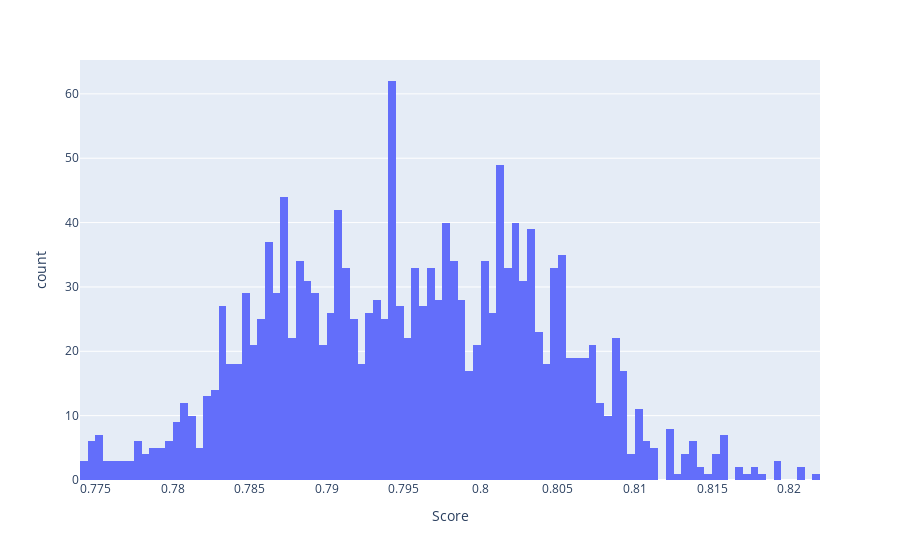

The notebook cell this image was saved under:
### Code cell
px.histogram(_df, x="Score", nbins=100)

### Figure 1 — Plotly figure (JSON) as saved in the notebook; plotly's stock layout.template omitted (floating-point values rounded to 4 significant figures; data arrays with more than 128 entries replaced by an {"elided": "..."} marker saying what was removed)
{"data": [{"alignmentgroup": "True", "bingroup": "x", "hovertemplate": "Score=%{x}<br>count=%{y}<extra></extra>", "legendgroup": "", "marker": {"color": "#636efa", "pattern": {"shape": ""}}, "name": "", "nbinsx": 100, "offsetgroup": "", "orientation": "v", "showlegend": false, "type": "histogram", "x": {"elided": "1668 float values"}, "xaxis": "x", "yaxis": "y"}], "layout": {"barmode": "relative", "legend": {"tracegroupgap": 0}, "margin": {"t": 60}, "xaxis": {"anchor": "y", "domain": [0, 1], "title": {"text": "Score"}}, "yaxis": {"anchor": "x", "domain": [0, 1], "title": {"text": "count"}}}}
